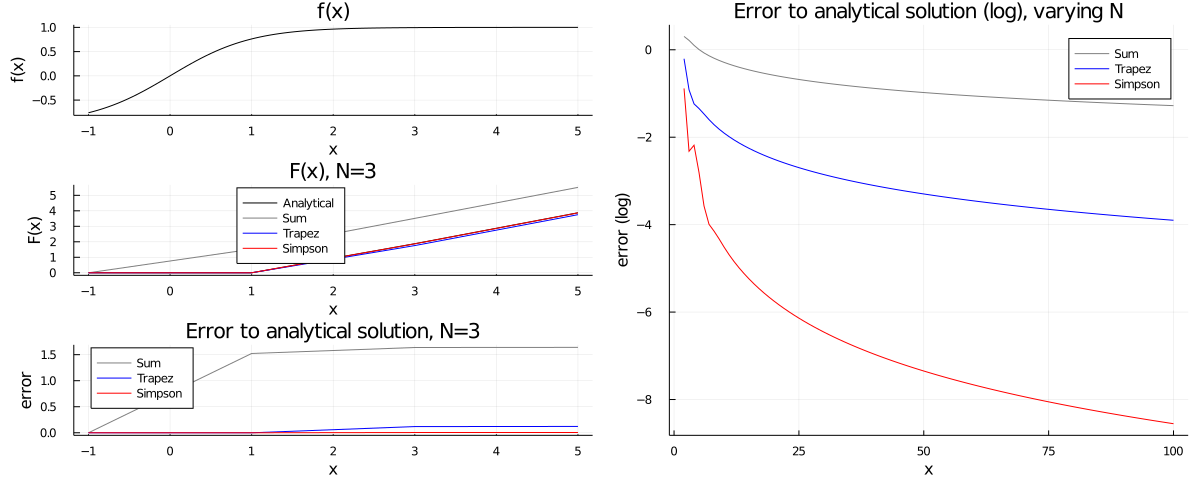

Source code (Julia):
using Plots
using Plots.PlotMeasures

module Quadrature
function right(s::Float64, e::Float64, N::Int, f::Function)::Float64
    h = (e - s) / N
    return h * sum([f(s+ h*i) for i in 1:N])
end
function trapez(s::Float64, e::Float64, N::Int, f::Function)::Float64
    h = (e - s) / N
    return h * sum([(f(s+ h*(i - 1)) + f(s+ h*i)) / 2 for i in 1:N])
end

function simpson(s::Float64, e::Float64, N::Int, f::Function)::Float64
    h = (e - s) / N
    return h * sum([(f(s+ h*(i - 1)) + 4 * f(((s+ h*(i - 1)) + (s+ h*i)) / 2) + f(s+ h*i)) / 6 for i in 1:N])
end
end

function f(x::Float64)::Float64
    tanh(x)
end

function F(x::Float64)::Float64
    log(cosh(x))
end

# plot function, its analtyic integral, the numerical approximations, and the local error
function plotFunctionAndErrors(i_start::Float64, i_end::Float64, N::Int, f::Function, F::Function)
    X = i_start:((i_end-i_start)/100):i_end;
    Y = f.(X);

    XI = i_start:((i_end-i_start)/N):i_end

    YI = f.(XI);
    II = F.(XI) .- F(i_start)

    QSum = zeros(N + 1)
    QTra = zeros(N + 1)
    QSim = zeros(N + 1)

    for i = 1 : N
        i_end_2 = i_start + (i_end - i_start) / N * i;

        QSum[i+1] = Quadrature.right(i_start, i_end_2, i, f);
        QTra[i+1] = Quadrature.trapez(i_start, i_end_2, i, f);
        QSim[i+1] = Quadrature.simpson(i_start, i_end_2, i, f);
    end

    println(YI[end], " ", QSum[end], " ", QTra[end], " ", QSim[end])

    plt1 = plot(X, Y, color= :black, xlabel="x", ylabel="f(x)", title="f(x)", legend=false, left_margin=4mm, bottom_margin=3mm)
    plt2 = plot(XI, II, color= :black, label="Analytical", xlabel="x", ylabel="F(x)", title="F(x), N=" * string(N), legend=:top, left_margin=4mm, bottom_margin=3mm)

    plot!(plt2, XI, QSum, color= :grey, label="Sum")
    plot!(plt2, XI, QTra, color= :blue, label="Trapez")
    plot!(plt2, XI, QSim, color= :red, label="Simpson")

    ErrSu = abs.(II .- QSum);
    ErrTr = abs.(II .- QTra);
    ErrSi = abs.(II .- QSim);

    pltErr = plot(XI, ErrSu, color= :grey, label="Sum", xlabel="x", ylabel="error", title="Error to analytical solution, N=" * string(N), legend=:topleft, left_margin=4mm, bottom_margin=3mm)
    plot!(pltErr, XI, ErrTr, color= :blue, label="Trapez")
    plot!(pltErr, XI, ErrSi, color= :red, label="Simpson")

    plot(plt1, plt2, pltErr, layout=(3,1))
end

# plot approximation error for different grid sizes
function plotErrorN(i_start::Float64, i_end::Float64, N::Int, f::Function, F::Function)
    target = F(i_end) - F(i_start)
    ESum = zeros(N-1)
    ETra = zeros(N-1)
    ESim = zeros(N-1)
    X = zeros(N-1)

    for i = 2:N
        X[i-1] = i
        ESum[i-1] = abs(target - Quadrature.right(i_start, i_end, i, f));
        ETra[i-1] = abs(target - Quadrature.trapez(i_start, i_end, i, f));
        ESim[i-1] = abs(target - Quadrature.simpson(i_start, i_end, i, f));
    end

    pltErr = plot(X, log10.(ESum), color= :grey, label="Sum", xlabel="x", ylabel="error (log)", title="Error to analytical solution (log), varying N", left_margin=4mm, bottom_margin=3mm)
    plot!(pltErr, X, log10.(ETra), color= :blue, label="Trapez")
    plot!(pltErr, X, log10.(ESim), color= :red, label="Simpson")
end

p = plot(
    plotFunctionAndErrors(-1.0, 5.0, 3, f, F),
    plotErrorN(-1.0, 5.0, 100, f, F),
    layout=grid(1,2, widths=[0.5, 0.5])
)
plot!(size=(1200, 480))
savefig(p, "quadrature.png")
